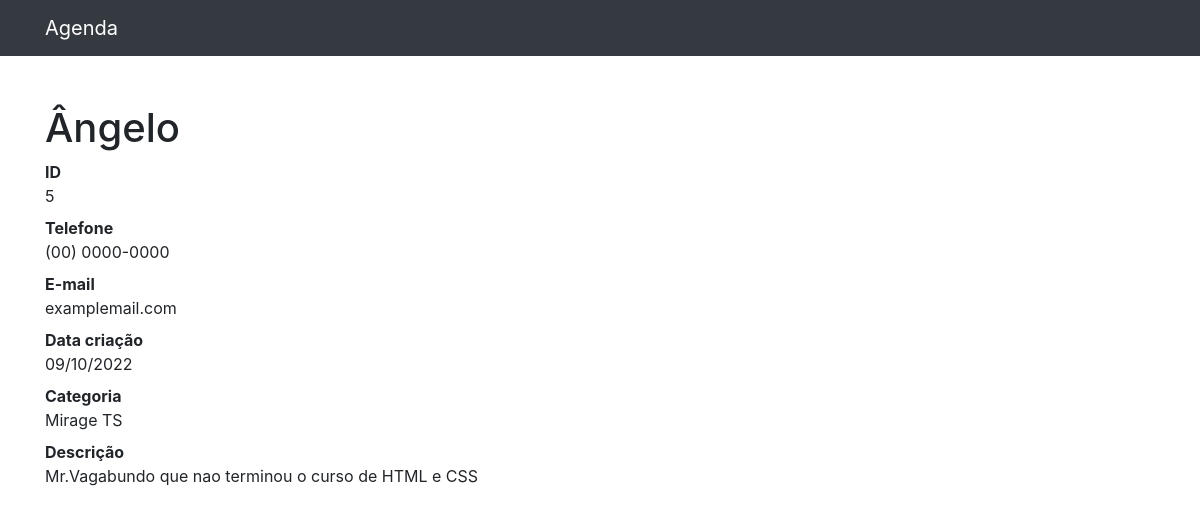
The page /5 on the database as committed earlier.
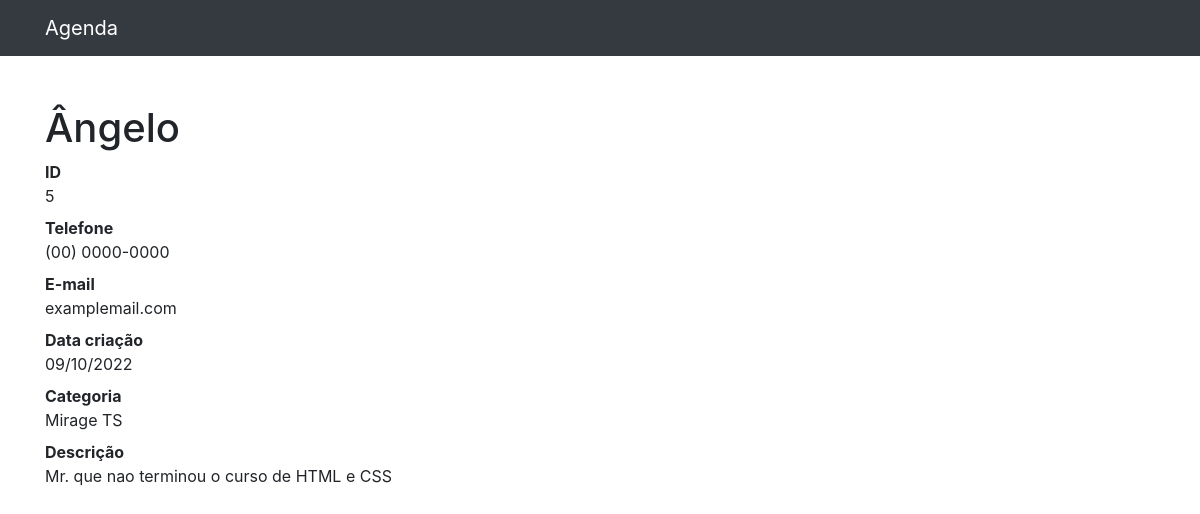
The same page on the database as committed later.
### contatos/models.py (models this page shows, shortened)
class Contato(models.Model):
    nome = models.CharField(max_length=255)
    sobrenome = models.CharField(max_length=255, blank=True)
    telefone = models.CharField(max_length=255)
    email = models.CharField(max_length=255, blank=True)
    data_criacao = models.DateTimeField(default=timezone.now)
    descricao = models.TextField(blank=True)
    categoria = models.ForeignKey(Categoria, on_delete=models.DO_NOTHING)

class Categoria(models.Model):
    nome = models.CharField(max_length=255)
    def __str__(self):
        return self.nome

### contatos/views.py (the view)
# urls.py: path('<int:contato_id>', views.ver_contato, name='ver_contato'),
def ver_contato(request, contato_id):
    contato = Contato.objects.get(id=contato_id)
    return render(request, 'contatos/ver_contato.html', {
        'contato': contato
    })

### contatos/templates/contatos/ver_contato.html
{% extends 'base.html' %}
{% block conteudo %}
<h1 class="mt-5">{{contato.nome}} {{contato.sobrenome}}</h1>
<dl>
    <dt>ID</dt>
    <dd>{{contato.id}}</dd>
    <dt>Telefone</dt>
    <dd>{{contato.telefone}}</dd>
    <dt>E-mail</dt>
    <dd>{{contato.email}}</dd>
    <dt>Data criação</dt>
    <dd>{{contato.data_criacao|date:'d/m/Y'}}</dd>
    <dt>Categoria</dt>
    <dd>{{contato.categoria}}</dd>
    <dt>Descrição</dt>
    <dd>
        {{contato.descricao}}
    </dd>
</dl>
{% endblock conteudo %}

Rows that differ between the two databases and show on the page:
changed Contato "Ângelo": descricao "Mr.Vagabundo que nao terminou o curso de HTML e CSS" → "Mr. que nao terminou o curso de HTML e CSS"
